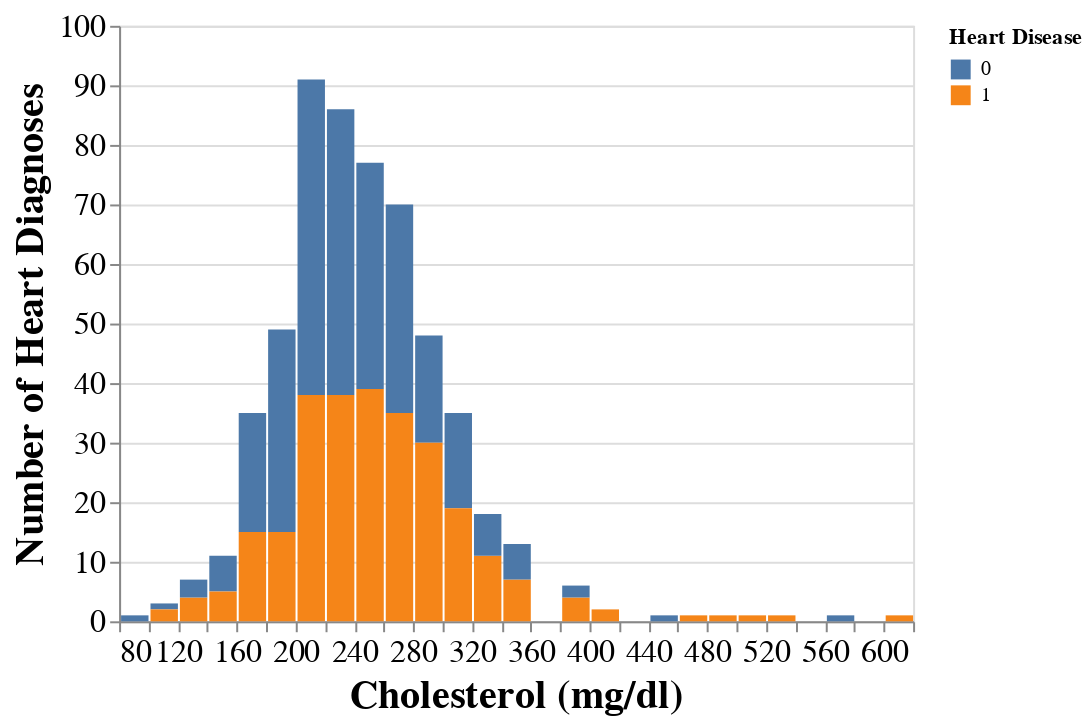

The cell this chart's notebook holds for it:
### Code cell
chol_plot

### Figure 1 — Vega-Lite specification as saved in the notebook (floating-point values rounded to 4 significant figures; data arrays with more than 128 entries replaced by an {"elided": "..."} marker saying what was removed)
{"config": {"view": {"continuousWidth": 400, "continuousHeight": 300}, "axis": {"labelFontSize": 16, "titleFontSize": 20}}, "data": {"name": "data-a5145f80ac705ef79503a8989cda8106"}, "mark": "bar", "encoding": {"fill": {"field": "HeartDisease", "title": "Heart Disease", "type": "nominal"}, "x": {"bin": {"maxbins": 30}, "field": "Cholesterol", "scale": {"zero": false}, "title": "Cholesterol (mg/dl)", "type": "quantitative"}, "y": {"aggregate": "count", "field": "HeartDisease", "title": "Number of Heart Diagnoses", "type": "quantitative"}}, "$schema": "https://vega.github.io/schema/vega-lite/v4.17.0.json", "datasets": {"data-a5145f80ac705ef79503a8989cda8106": {"elided": "559 records"}}}
